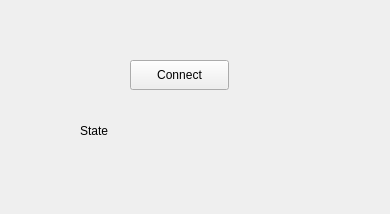
<?xml version="1.0" encoding="UTF-8"?>
<ui version="4.0">
 <class>MainWindow</class>
 <widget class="QMainWindow" name="MainWindow">
  <property name="geometry">
   <rect>
    <x>0</x>
    <y>0</y>
    <width>390</width>
    <height>214</height>
   </rect>
  </property>
  <property name="windowTitle">
   <string>MainWindow</string>
  </property>
  <widget class="QWidget" name="centralWidget">
   <widget class="QPushButton" name="pushButton">
    <property name="geometry">
     <rect>
      <x>130</x>
      <y>60</y>
      <width>99</width>
      <height>30</height>
     </rect>
    </property>
    <property name="text">
     <string>Connect</string>
    </property>
   </widget>
   <widget class="QLabel" name="label">
    <property name="geometry">
     <rect>
      <x>80</x>
      <y>120</y>
      <width>191</width>
      <height>22</height>
     </rect>
    </property>
    <property name="text">
     <string>State</string>
    </property>
   </widget>
  </widget>
 </widget>
 <layoutdefault spacing="6" margin="11"/>
 <resources/>
 <connections/>
</ui>
